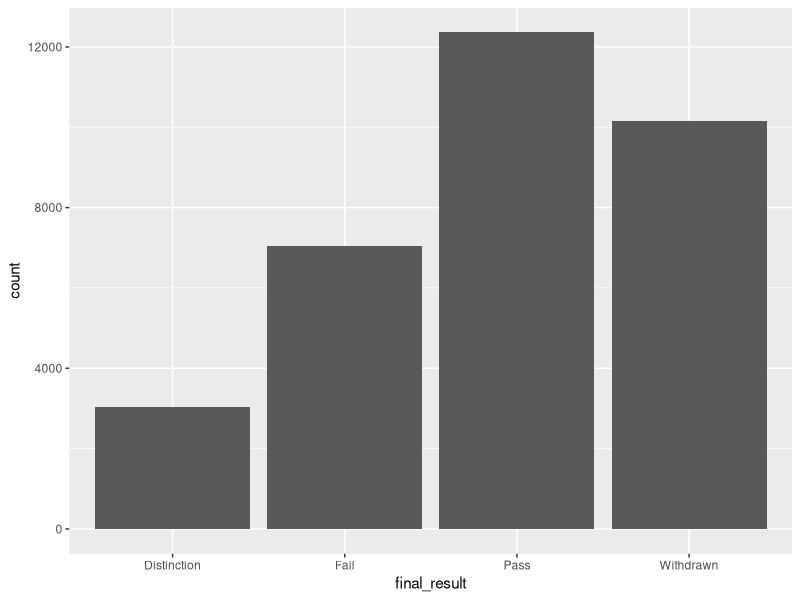
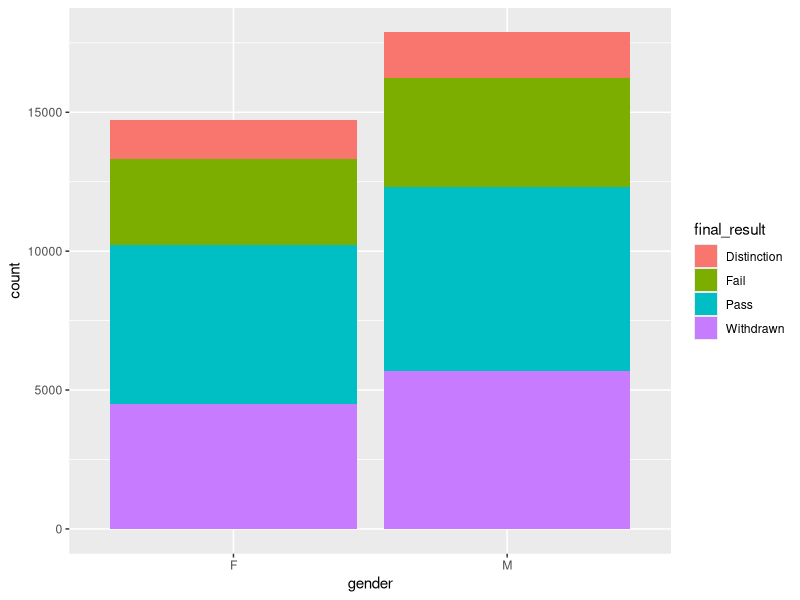
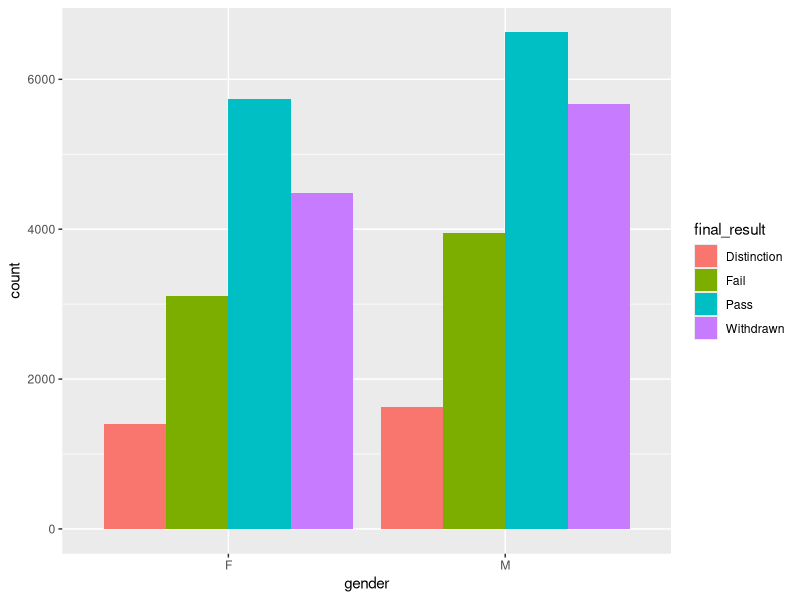
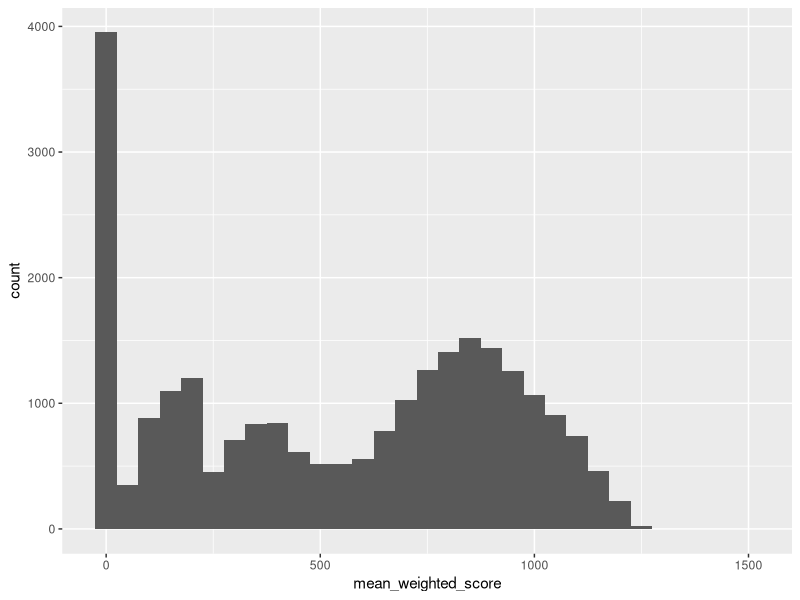
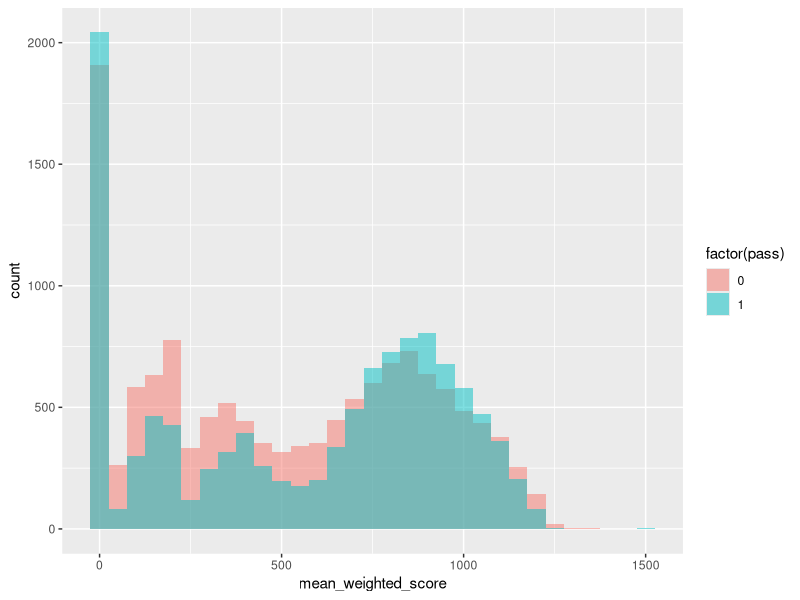
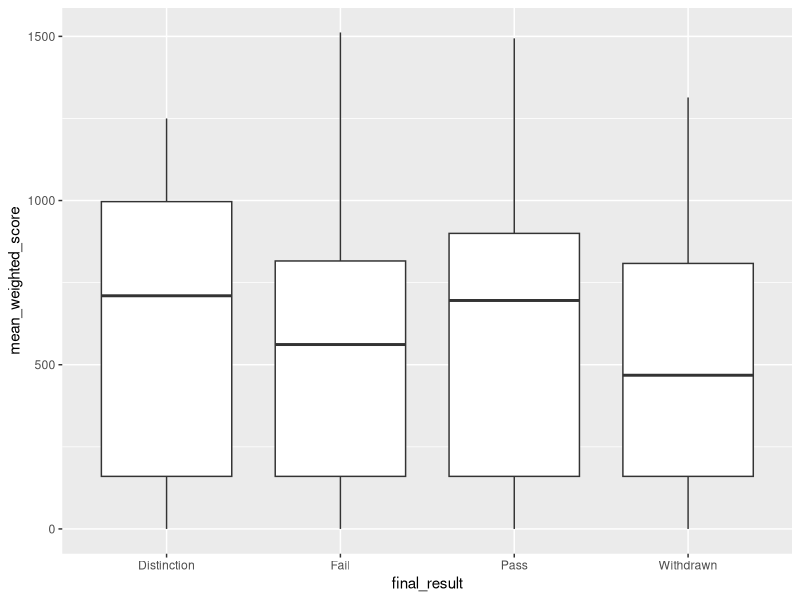
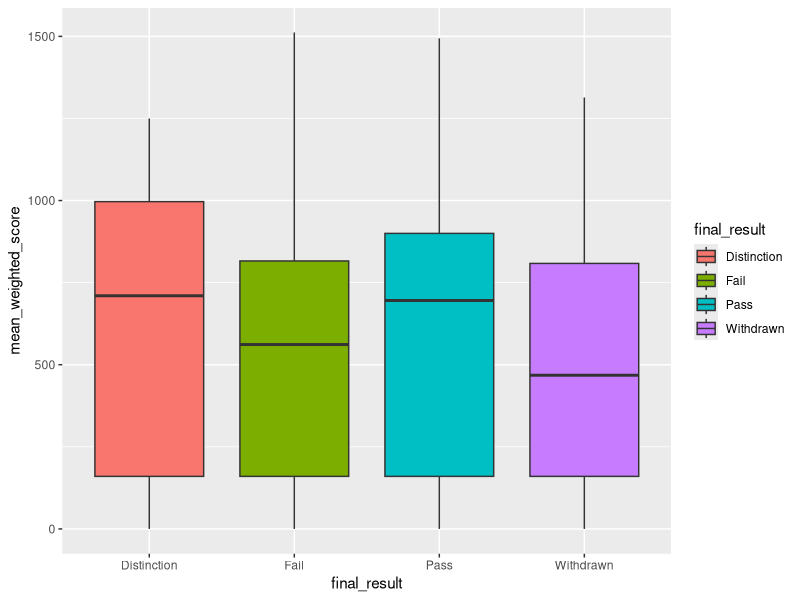
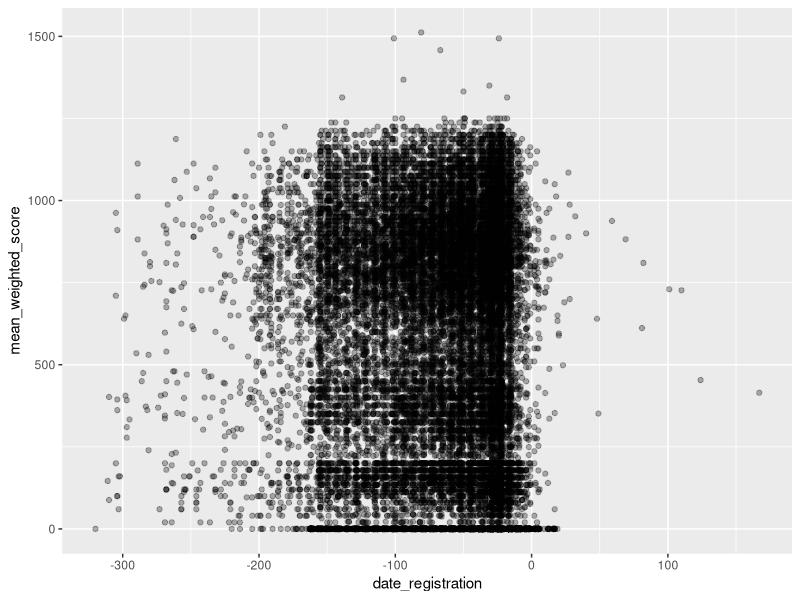

R code for these plots, in order:
## ---- chunk 1
#| label: load-tidyverse
#| message: false
library(tidyverse)
## ---- chunk 2
#| label: load-data
# Read the data
students <- read_csv("data/oulad-students-and-assessments.csv")

# Take a quick look
glimpse(students)
## ---- chunk 3
#| label: filter-examples
# Keep only students who passed
passed_students <- students |>
  filter(pass == 1)

# Multiple conditions with AND (comma means AND)
passed_females <- students |>
  filter(pass == 1, gender == "F")

# OR condition using |
good_outcomes <- students |>
  filter(pass == 1 | mean_weighted_score > 800)
## ---- chunk 4
#| label: select-examples
# Select specific columns
student_basics <- students |>
  select(id_student, gender, age_band, final_result)

# Remove columns with minus sign
student_no_dates <- students |>
  select(-date_registration, -date_unregistration)

# Select by pattern
student_demographics <- students |>
  select(starts_with("id"), gender, region)
## ---- chunk 5
#| label: mutate-examples
# Create new column
students <- students |>
  mutate(high_achiever = mean_weighted_score > 800)

# Modify existing column
students <- students |>
  mutate(age_band = factor(age_band))

# Multiple new columns at once
students <- students |>
  mutate(
    score_category = case_when(
      mean_weighted_score > 800 ~ "High",
      mean_weighted_score > 650 ~ "Medium",
      TRUE ~ "Low"
    )
  )
## ---- chunk 6
#| label: summarize-example
# Overall statistics
students |>
  summarize(
    mean_score = mean(mean_weighted_score, na.rm = TRUE),
    pass_rate = mean(pass, na.rm = TRUE),
    n_students = n()
  )
## ---- chunk 7
#| label: group-by-examples
# Pass rates by gender
students |>
  group_by(gender) |>
  summarize(
    pass_rate = mean(pass, na.rm = TRUE),
    n = n()
  )
## ---- chunk 8
#| label: group-by-multiple
# Multiple grouping variables
students |>
  group_by(gender, disability) |>
  summarize(mean_score = mean(mean_weighted_score, na.rm = TRUE))
## ---- chunk 9
#| label: arrange-examples
# Sort by score (ascending by default)
students |>
  arrange(mean_weighted_score)

# Sort descending
students |>
  arrange(desc(mean_weighted_score))

# Multiple sort keys
students |>
  arrange(gender, desc(mean_weighted_score))
## ---- chunk 10
#| label: count-example
# Count final results
students |>
  count(final_result)
## ---- chunk 11
#| label: count-percent
# Count with percentages
students |>
  count(final_result) |>
  mutate(percent = n / sum(n) * 100)
## ---- chunk 12
#| label: pipe-example
# With pipes (clear, step-by-step)
students |>
  filter(pass == 1) |>
  group_by(gender) |>
  summarize(mean_score = mean(mean_weighted_score, na.rm = TRUE))
## ---- chunk 13
#| label: fig-bar-simple
#| fig-cap: "Distribution of student final results"
# Simple bar chart
students |>
  ggplot(aes(x = final_result)) +
  geom_bar()
## ---- chunk 14
#| label: fig-bar-stacked
#| fig-cap: "Stacked bar chart showing final results by gender"
# Stacked bar chart by group
students |>
  ggplot(aes(x = gender, fill = final_result)) +
  geom_bar()
## ---- chunk 15
#| label: fig-bar-dodge
#| fig-cap: "Side-by-side bar chart showing final results by gender"
# Side-by-side bars
students |>
  ggplot(aes(x = gender, fill = final_result)) +
  geom_bar(position = "dodge")
## ---- chunk 16
#| label: fig-histogram
#| fig-cap: "Distribution of mean weighted scores"
# Distribution of scores
students |>
  ggplot(aes(x = mean_weighted_score)) +
  geom_histogram(binwidth = 50)
## ---- chunk 17
#| label: fig-histogram-overlay
#| fig-cap: "Overlaid histograms of scores by pass status"
# Separate distributions by group
students |>
  filter(!is.na(mean_weighted_score)) |>
  ggplot(aes(x = mean_weighted_score, fill = factor(pass))) +
  geom_histogram(binwidth = 50, position = "identity", alpha = 0.5)
## ---- chunk 18
#| label: fig-boxplot
#| fig-cap: "Score distributions by final result"
# Scores by final result
students |>
  filter(!is.na(mean_weighted_score)) |>
  ggplot(aes(x = final_result, y = mean_weighted_score)) +
  geom_boxplot()
## ---- chunk 19
#| label: fig-boxplot-color
#| fig-cap: "Score distributions by final result with color"
# With colors
students |>
  filter(!is.na(mean_weighted_score)) |>
  ggplot(aes(x = final_result, y = mean_weighted_score, fill = final_result)) +
  geom_boxplot()
## ---- chunk 20
#| label: fig-scatter
#| fig-cap: "Registration timing versus mean weighted scores"
# Registration timing vs. scores
students |>
  filter(!is.na(mean_weighted_score)) |>
  ggplot(aes(x = date_registration, y = mean_weighted_score)) +
  geom_point(alpha = 0.3)
## ---- chunk 21
#| label: fig-scatter-smooth
#| fig-cap: "Registration timing versus scores with trend line"
# Add a trend line
students |>
  filter(!is.na(mean_weighted_score)) |>
  ggplot(aes(x = date_registration, y = mean_weighted_score)) +
  geom_point(alpha = 0.3) +
  geom_smooth(method = "lm")
## ---- chunk 22
#| label: fig-bar-polished
#| fig-cap: "Distribution of student outcomes"
students |>
  ggplot(aes(x = final_result)) +
  geom_bar(fill = "steelblue") +
  labs(
    title = "Distribution of Student Outcomes",
    x = "Final Result",
    y = "Number of Students"
  ) +
  theme_minimal()
## ---- chunk 23
#| label: fig-facet-wrap
#| fig-cap: "Final results by course module"
# Separate plot for each course module
students |>
  ggplot(aes(x = final_result)) +
  geom_bar() +
  facet_wrap(~code_module)
## ---- chunk 24
#| label: fig-facet-grid
#| fig-cap: "Score distributions by gender and disability status"
# Grid by two variables
students |>
  filter(!is.na(mean_weighted_score)) |>
  ggplot(aes(x = mean_weighted_score)) +
  geom_histogram(binwidth = 50) +
  facet_grid(gender ~ disability)
